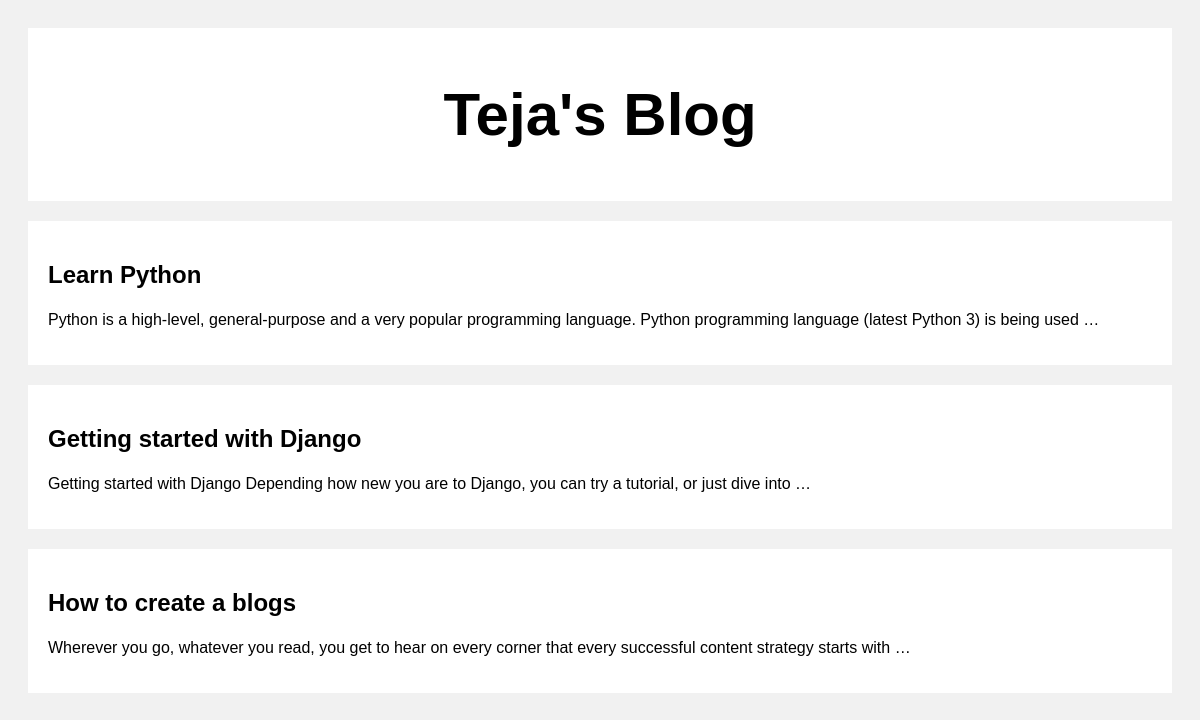
The page / on the database its author committed.
### posts/models.py (models this page shows)
class Post(models.Model):
    title = models.CharField(max_length=100)
    body = models.CharField(max_length=1000000)

### posts/views.py (the view)
# urls.py: path('',views.index,name="index"),
def index(request):
    posts=Post.objects.all()
    return render(request,'index.html',{'posts':posts})

### templates/index.html (shortened to what this page needs)
<!DOCTYPE html>
<html>
<head>
</head>
<body>
<div class="header">
  <h2>Teja's Blog</h2>
</div>
<div class="row">
  <div class="leftcolumn">
    {% for post in posts  reversed %}
    <div class="card">
      <a style="text-decoration: none; color: black;" href="/post/{{post.id}}">
        <h2>{{post.title}}</h2>
        <p>{{post.body|truncatewords:20}}</p>
      </a>
    </div>
    {% endfor %}
  </div>
</div>
</body>
</html>

### templates/index.html (style rules this page uses)
* { box-sizing: border-box; }
body { font-family: Arial; padding: 20px; background: #f1f1f1; }
.header { padding: 2px; font-size: 40px; text-align: center; background: white; }
.leftcolumn { float: left; width: 100%; }
.card { background-color: white; padding: 20px; margin-top: 20px; }
.row:after { content: ""; display: table; clear: both; }

### rows shown on the page
Post: title "Learn Python", body "Python is a high-level, general-purpose and a very popular programming language. Python programming language (latest Python 3) is being used …"
Post: title "Getting started with Django", body "Getting started with Django Depending how new you are to Django, you can try a tutorial, or just dive into …"
Post: title "How to create a blogs", body "Wherever you go, whatever you read, you get to hear on every corner that every successful content strategy starts with …"
